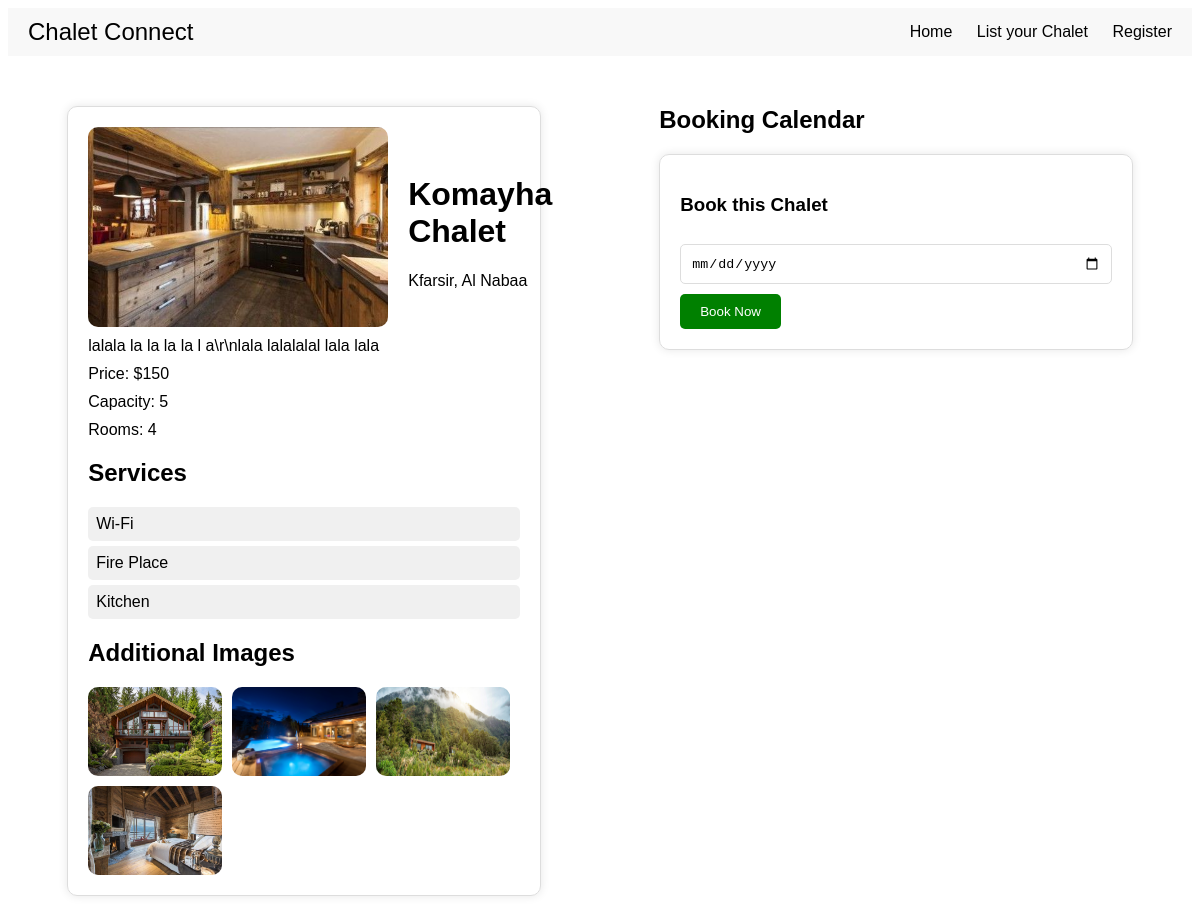
The page /viewChalet.php?id=1 on the database its author committed.
### tables this page shows
CREATE TABLE `chalet_pictures` (
  `id` int(11) NOT NULL,
  `cid` int(11) DEFAULT NULL,
  `url` varchar(255) DEFAULT NULL,
  `main_image` tinyint(1) DEFAULT 0
);

CREATE TABLE `chalet` (
  `id` int(11) NOT NULL,
  `name` varchar(255) DEFAULT NULL,
  `location` varchar(255) DEFAULT NULL,
  `description` text DEFAULT NULL,
  `price` int(11) DEFAULT NULL,
  `oid` int(11) DEFAULT NULL,
  `capacity` int(11) DEFAULT NULL,
  `rooms` int(11) DEFAULT NULL,
  `status` varchar(50) NOT NULL DEFAULT 'available'
);

### viewChalet.php (the view, shortened to what this page needs)
<?php
if (isset($_GET['id'])) {
    $chaletId = intval($_GET['id']);
    $conn = connectToDB();
    $stmt = $conn->prepare("SELECT c.name, c.location, c.description, c.price, c.capacity, c.rooms
                            FROM chalet c WHERE c.id = ?");
    $stmt->bind_param("i", $chaletId);
    $stmt->execute();
    $result = $stmt->get_result();
    if ($result->num_rows > 0) {
        $chalet = $result->fetch_assoc();
    } else {
        echo "Chalet not found.";
        exit;
    }
    $stmt = $conn->prepare("SELECT url, main_image FROM chalet_pictures WHERE cid = ?");
    $stmt->bind_param("i", $chaletId);
    $stmt->execute();
    $imagesResult = $stmt->get_result();
    $mainImage = null;
    $otherImages = [];
    while ($image = $imagesResult->fetch_assoc()) {
        if ($image['main_image']) {
            $mainImage = $image['url'];
        } else {
            $otherImages[] = $image['url'];
        }
    }
    $stmt = $conn->prepare("SELECT s.name FROM chalet_services cs JOIN services s ON cs.sid = s.id WHERE cs.cid = ?");
    $stmt->bind_param("i", $chaletId);
    $stmt->execute();
    $servicesResult = $stmt->get_result();
    $services = [];
    while ($service = $servicesResult->fetch_assoc()) {
        $services[] = $service['name'];
    }
} else {
    echo "Invalid request.";
    exit;
}
?>
<!DOCTYPE html>
<html lang="en">
<head>
    <link rel="stylesheet" href="styles/viewChalet.css">
    <link href='https://cdn.jsdelivr.net/npm/fullcalendar@5.10.1/main.min.css' rel='stylesheet' />
</head>
<body>
    <header>
        <div class="navbar">
            <span class="logo">Chalet Connect</span>
            <nav>
                <a href="index.php">Home</a>
                <a href="ownerIndex.php">List your Chalet</a>
                <a href="signupPage.php">Register</a>
            </nav>
        </div>
    </header>
        <div class="chalet-page">
        <div class="chalet-page-left">
        <div class="chalet-details">
            <div class="chalet-main">
                <img src="<?= htmlspecialchars($mainImage ?: 'default.jpg') ?>" alt="Chalet Main Image">
                <div>
                    <h1><?= htmlspecialchars($chalet['name']) ?></h1>
                    <p><?= htmlspecialchars($chalet['location']) ?></p>
                </div>
            </div>
            <p><?= htmlspecialchars($chalet['description']) ?></p>
            <p>Price: $<?= htmlspecialchars($chalet['price']) ?></p>
            <p>Capacity: <?= htmlspecialchars($chalet['capacity']) ?></p>
            <p>Rooms: <?= htmlspecialchars($chalet['rooms']) ?></p>
            <h2>Services</h2>
            <ul class="services-list">
                <?php foreach ($services as $service): ?>
                    <li><?= htmlspecialchars($service) ?></li>
                <?php endforeach; ?>
            </ul>
            <h2>Additional Images</h2>
            <div class="chalet-images">
                <?php foreach ($otherImages as $image): ?>
                    <img src="<?= htmlspecialchars($image) ?>" alt="Chalet Image">
                <?php endforeach; ?>
            </div>
        </div>
        </div>
        <div class="chalet-page-right">
        <h2>Booking Calendar</h2>
        <div class="booking-form">
            <h3>Book this Chalet</h3>
            <form id="bookingForm" method="POST" action="bookChalet.php">
                <input type="date" name="bookingDate" required>
                <button type="submit">Book Now</button>
            </form>
        </div>
        </div>
    </div>
</body>
</html>

### styles/viewChalet.css (style rules this page uses)
body { font-family: Arial, sans-serif; }
.navbar { display: flex; justify-content: space-between; align-items: center; padding: 10px 20px; background-color: #f8f8f8; }
.navbar .logo { font-size: 24px; }
.navbar nav a { margin-left: 20px; text-decoration: none; color: black; }
.chalet-details { max-width: 800px; margin: 20px auto; padding: 20px; border: 1px solid #ddd; border-radius: 10px; box-shadow: 0 0 10px rgba(0, 0, 0, 0.1); }
.chalet-main { display: flex; align-items: center; }
.chalet-main img { max-width: 300px; border-radius: 10px; margin-right: 20px; }
.chalet-main div { flex: 1; }
.chalet-images { display: flex; flex-wrap: wrap; gap: 10px; margin-top: 20px; }
.chalet-images img { width: calc(33.333% - 10px); max-width: 200px; border-radius: 10px; }
.chalet-details p { margin: 10px 0; }
.services-list { list-style-type: none; padding: 0; }
.services-list li { background-color: #f0f0f0; padding: 8px; margin: 5px 0; border-radius: 5px; }
.booking-form { max-width: 800px; margin: 20px auto; padding: 20px; border: 1px solid #ddd; border-radius: 10px; box-shadow: 0 0 10px rgba(0, 0, 0, 0.1); }
.booking-form input[type="date"] { margin: 10px 0; padding: 10px; width: calc(100% - 22px); border: 1px solid #ddd; border-radius: 5px; }
.booking-form button { padding: 10px 20px; background-color: green; color: white; border: none; border-radius: 5px; cursor: pointer; }
.chalet-page { display: flex; justify-content: space-around; margin-top: 30px; }
.chalet-page-left { width: 40%; }
.chalet-page-right { width: 40%; }

### rows shown on the page
chalet_pictures: url (picture)
chalet: name "Komayha Chalet", location "Kfarsir, Al Nabaa", description "lalala la la la la l a\\r\\nlala lalalalal lala lala", price "150", capacity "5", rooms "4"

### other values the page prints
$service "Wi-Fi"
$service "Fire Place"
$service "Kitchen"
